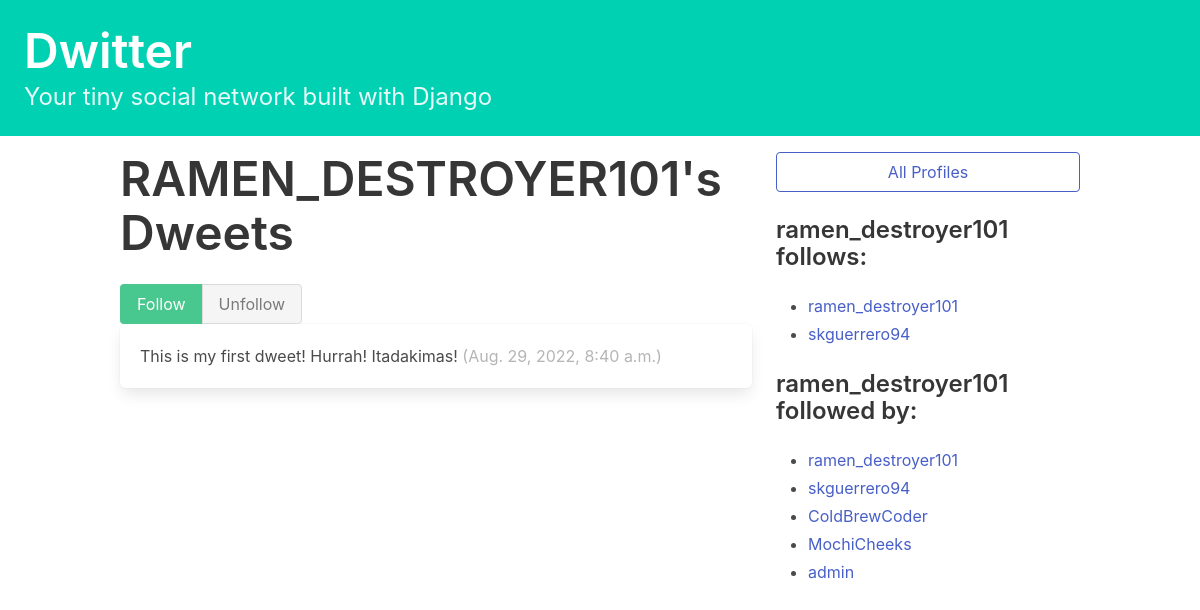
Screenshot of /profile/1 (signed in) with the database file from the repository.
### dwitter/models.py (models this page shows, shortened)
class Profile(models.Model):
    user = models.OneToOneField(User, on_delete=models.CASCADE)
    follows = models.ManyToManyField(
        "self",
        related_name="followed_by",
        symmetrical=False,
        blank=True
    )
    def __str__(self):
        return self.user.username

class Dweet(models.Model):
    user = models.ForeignKey(
        User, related_name="dweets", on_delete=models.DO_NOTHING
    )
    body = models.CharField(max_length=140)
    created_at = models.DateTimeField(auto_now_add=True)

### dwitter/views.py (the view, shortened to what this page needs)
# urls.py: path("profile/<int:pk>", profile, name="profile"),
def profile(request, pk):
    if not hasattr(request.user, 'profile'):
        missing_profile = Profile(user=request.user)
        missing_profile.save()
    profile = Profile.objects.get(pk=pk)
    return render(request, "dwitter/profile.html", {"profile": profile})

### dwitter/templates/dwitter/profile.html (shortened to what this page needs)
{% extends 'base.html' %}
{% block content %}
<div class="column">
    <div class="block">
        <h1 class="title is-1">
            {{profile.user.username|upper}}'s Dweets
        </h1>
    </div>
    <form method="post">
        <div class="buttons has-addons">
            {% if profile in user.profile.follows.all %}
                <button class="button is-success is-static">Follow</button>
                <button class="button is-danger" name="follow" value="unfollow">
                    Unfollow
                </button>
            {% else %}
                <button class="button is-success" name="follow" value="follow">
                    Follow
                </button>
                <button class="button is-danger is-static">Unfollow</button>
            {% endif %}
        </div>
    </form>
    <div class="content">
        {% for dweet in profile.user.dweets.all %}
            <div class="box">
                {{ dweet.body }}
                <span class="is-small has-text-grey-light">
                    ({{ dweet.created_at }})
                </span>
            </div>
        {% endfor %}
    </div>
</div>
<div class="column is-one-third">
    <div class="block">
        <a href="{% url 'dwitter:profile_list' %}">
            <button class="button is-link is-outlined is-fullwidth">
                All Profiles
            </button>
        </a>
    </div>
    <div class="block">
        <h3 class="title is-4">
            {{profile.user.username}} follows:
        </h3>
        <div class="content">
            <ul>
            {% for following in profile.follows.all %}
                <li>
                    <a href="{% url 'dwitter:profile' following.id %}">
                        {{ following }}
                    </a>
                </li>
            {% endfor %}
            </ul>
        </div>
    </div>
    <div class="block">
        <h3 class="title is-4">
            {{profile.user.username}} followed by:
        </h3>
        <div class="content">
            <ul>
            {% for followers in profile.followed_by.all %}
                <li>
                    <a href="{% url 'dwitter:profile' followers.id %}">
                        {{ followers }}
                    </a>
                </li>
            {% endfor %}
            </ul>
        </div>
    </div>
</div>
{% endblock content %}

### rows the page displays
Profile: user.username "RAMEN_DESTROYER101", user.username "ramen_destroyer101"
Dweet: body "This is my first dweet! Hurrah! Itadakimas!", created_at "Aug. 29, 2022, 8:40 a.m."
Profile: user.username "skguerrero94"
Profile: user.username "ColdBrewCoder"
Profile: user.username "MochiCheeks"
Profile: user.username "admin"
